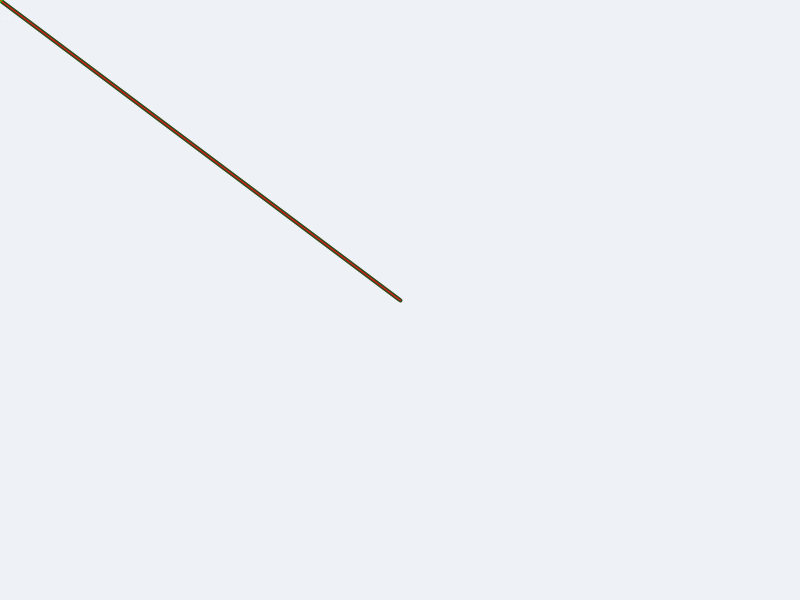
Frame 1 (no input)
Frame 60 (the mouse pressed at the canvas centre just before this capture): identical to frame 1, image omitted
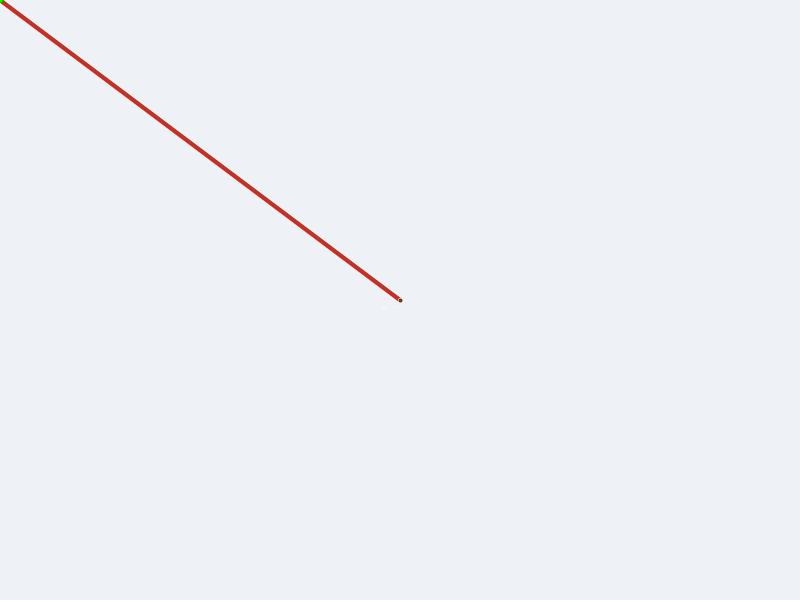
Frame 120 (the mouse held since frame 60 and released just before this capture)

The Processing sketch that drew these frames (run headless with seeded random() and noise(); from frame 60 on, the mouse is pressed at the canvas centre):

// Processing sketch: aboutPVectorSub
// ── aboutPVectorSub.pde
PVector center;
void setup() {
    size(800, 600);
    center = new PVector(width/2, height/2);
}

void draw() {
    background(#EEF1F5);
    // translate(width/2, height/2);

    // PVector center = new PVector(width/2, height/2);
    PVector mouse = new PVector(mouseX, mouseY);

    // lines from center, mouse vector
    strokeWeight(4);
    stroke(#5C9927);line(0, 0, center.x, center.y);
    stroke(#CA2D29);line(0, 0, mouse.x, mouse.y);

    // center point
    strokeWeight(5);    stroke(251);    point(center.x, center.y);

    fill(251);
    textSize(5);
    float x = map(mouseX, 0, width, 2, width-40);
    float y = map(mouseY, 0, height, 20, height-2);
    text(mouseX + " - " + mouseY, x, y);


    // darkgreen line of line conecting the two vectors
    // NOT a Vector
    stroke(#334827);    strokeWeight(4);
    line(center.x, center.y, mouse.x, mouse.y);


    // operación entre vector, modificar el valor de mouse, restando center
    mouse.sub(center);
    // a green line from the vector's result moditication
    strokeWeight(4);    stroke(0, 255, 5);
    line(0,0, mouse.x, mouse.y);

    // placing the modified vector in the position of the subtractor
    // a light blue line inside push and pop matrices
    pushMatrix();
    translate(center.x, center.y);
    stroke(#F5150B); strokeWeight(1);
    line(0,0, mouse.x, mouse.y);
    popMatrix();
}
